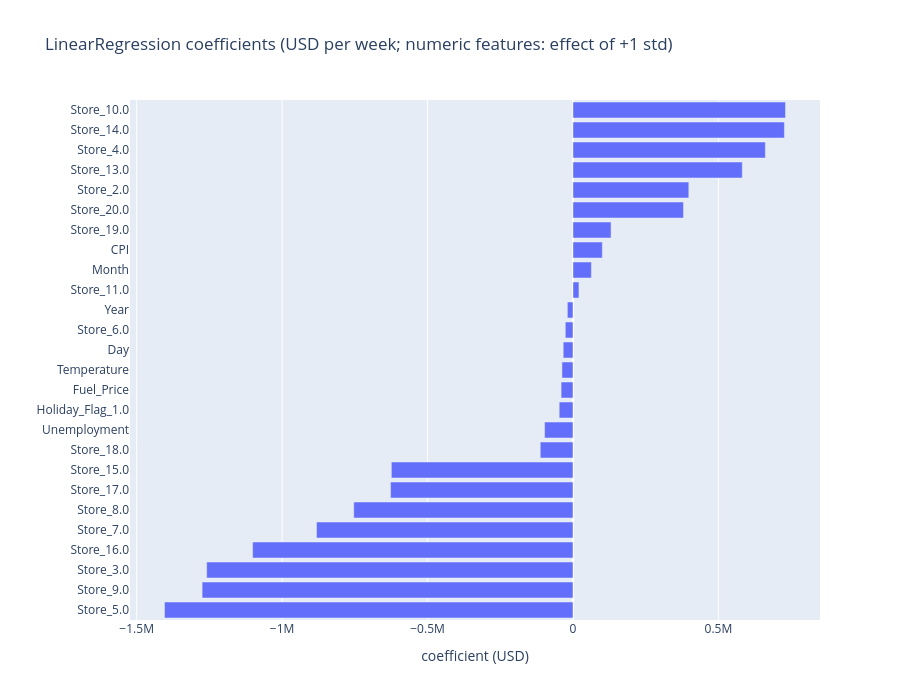

Source (notebook cell):
### Markdown cell above
This cell extracts the model's coefficients, because the project asks which features matter. A store coefficient is the gap with store 1, the reference, with everything else unchanged. The largest are store 5 (-1.40 million USD), store 9 (-1.28 million) and store 3 (-1.26 million), three of the stores with the lowest sales.

### Code cell
def coefficients(pipe):
    names = pipe.named_steps['prep'].get_feature_names_out()
    names = [n.replace('num__', '').replace('cat__', '') for n in names]
    return pd.Series(pipe.named_steps['model'].coef_, index=names)

coefs = coefficients(linreg).sort_values()
fig = px.bar(coefs, orientation='h', title='LinearRegression coefficients (USD per week; numeric features: effect of +1 std)',
             labels={'value': 'coefficient (USD)', 'index': ''}, height=700)
fig.update_layout(showlegend=False); fig.show()
coefs.reindex(coefs.abs().sort_values(ascending=False).index).to_frame('coefficient').head(15)

### Figure 1 — Plotly figure (JSON) as saved in the notebook; plotly's stock layout.template omitted (floating-point values rounded to 4 significant figures)
{"data": [{"hovertemplate": "variable=0<br>coefficient (USD)=%{x}<br>=%{y}<extra></extra>", "legendgroup": "0", "marker": {"color": "#636efa", "pattern": {"shape": ""}}, "name": "0", "orientation": "h", "showlegend": true, "textposition": "auto", "type": "bar", "x": [-1404000.0, -1275000.0, -1259000.0, -1101000.0, -881700.0, -753700.0, -627100.0, -624500.0, -112500.0, -97630.0, -47380.0, -40810.0, -37950.0, -33580.0, -26410.0, -19330.0, 20520.0, 63290.0, 100900.0, 130900.0, 379800.0, 398300.0, 582000.0, 661400.0, 726900.0, 730700.0], "xaxis": "x", "y": ["Store_5.0", "Store_9.0", "Store_3.0", "Store_16.0", "Store_7.0", "Store_8.0", "Store_17.0", "Store_15.0", "Store_18.0", "Unemployment", "Holiday_Flag_1.0", "Fuel_Price", "Temperature", "Day", "Store_6.0", "Year", "Store_11.0", "Month", "CPI", "Store_19.0", "Store_20.0", "Store_2.0", "Store_13.0", "Store_4.0", "Store_14.0", "Store_10.0"], "yaxis": "y"}], "layout": {"barmode": "relative", "height": 700, "legend": {"title": {"text": "variable"}, "tracegroupgap": 0}, "showlegend": false, "title": {"text": "LinearRegression coefficients (USD per week; numeric features: effect of +1 std)"}, "xaxis": {"anchor": "y", "domain": [0.0, 1.0], "title": {"text": "coefficient (USD)"}}, "yaxis": {"anchor": "x", "domain": [0.0, 1.0], "title": {"text": ""}}}}
